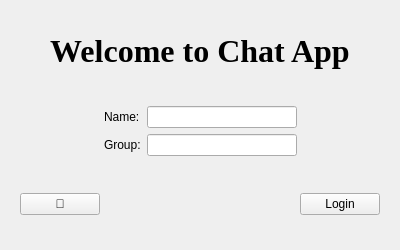
<?xml version="1.0" encoding="UTF-8"?>
<ui version="4.0">
 <class>LoginWidget</class>
 <widget class="QWidget" name="LoginWidget">
  <property name="geometry">
   <rect>
    <x>0</x>
    <y>0</y>
    <width>400</width>
    <height>250</height>
   </rect>
  </property>
  <property name="minimumSize">
   <size>
    <width>400</width>
    <height>250</height>
   </size>
  </property>
  <property name="maximumSize">
   <size>
    <width>400</width>
    <height>250</height>
   </size>
  </property>
  <property name="windowTitle">
   <string>Form</string>
  </property>
  <layout class="QVBoxLayout" name="verticalLayout">
   <item>
    <widget class="QLabel" name="label_3">
     <property name="sizePolicy">
      <sizepolicy hsizetype="Preferred" vsizetype="Fixed">
       <horstretch>0</horstretch>
       <verstretch>0</verstretch>
      </sizepolicy>
     </property>
     <property name="font">
      <font>
       <family>Times New Roman</family>
       <pointsize>24</pointsize>
       <italic>false</italic>
       <bold>true</bold>
       <underline>false</underline>
      </font>
     </property>
     <property name="text">
      <string>Welcome to Chat App</string>
     </property>
     <property name="alignment">
      <set>Qt::AlignCenter</set>
     </property>
    </widget>
   </item>
   <item>
    <widget class="QWidget" name="widget" native="true">
     <property name="sizePolicy">
      <sizepolicy hsizetype="Preferred" vsizetype="Fixed">
       <horstretch>0</horstretch>
       <verstretch>0</verstretch>
      </sizepolicy>
     </property>
     <layout class="QGridLayout" name="gridLayout">
      <item row="1" column="3">
       <spacer name="horizontalSpacer">
        <property name="orientation">
         <enum>Qt::Horizontal</enum>
        </property>
        <property name="sizeHint" stdset="0">
         <size>
          <width>40</width>
          <height>20</height>
         </size>
        </property>
       </spacer>
      </item>
      <item row="1" column="2">
       <widget class="QLineEdit" name="leUserGroupNumber"/>
      </item>
      <item row="1" column="1">
       <widget class="QLabel" name="label_2">
        <property name="text">
         <string>Group:</string>
        </property>
       </widget>
      </item>
      <item row="0" column="2">
       <widget class="QLineEdit" name="leUserName">
        <property name="minimumSize">
         <size>
          <width>150</width>
          <height>0</height>
         </size>
        </property>
       </widget>
      </item>
      <item row="1" column="0">
       <spacer name="horizontalSpacer_2">
        <property name="orientation">
         <enum>Qt::Horizontal</enum>
        </property>
        <property name="sizeHint" stdset="0">
         <size>
          <width>40</width>
          <height>20</height>
         </size>
        </property>
       </spacer>
      </item>
      <item row="0" column="1">
       <widget class="QLabel" name="label">
        <property name="text">
         <string>Name:</string>
        </property>
       </widget>
      </item>
     </layout>
    </widget>
   </item>
   <item>
    <widget class="QWidget" name="widget_2" native="true">
     <property name="sizePolicy">
      <sizepolicy hsizetype="Preferred" vsizetype="Fixed">
       <horstretch>0</horstretch>
       <verstretch>0</verstretch>
      </sizepolicy>
     </property>
     <layout class="QHBoxLayout" name="horizontalLayout">
      <property name="topMargin">
       <number>0</number>
      </property>
      <property name="bottomMargin">
       <number>0</number>
      </property>
      <item>
       <widget class="QPushButton" name="btnInfo">
        <property name="text">
         <string>🚀</string>
        </property>
       </widget>
      </item>
      <item>
       <spacer name="horizontalSpacer_3">
        <property name="orientation">
         <enum>Qt::Horizontal</enum>
        </property>
        <property name="sizeHint" stdset="0">
         <size>
          <width>40</width>
          <height>20</height>
         </size>
        </property>
       </spacer>
      </item>
      <item>
       <widget class="QPushButton" name="btnLogin">
        <property name="text">
         <string>Login</string>
        </property>
        <property name="shortcut">
         <string>Return</string>
        </property>
       </widget>
      </item>
     </layout>
    </widget>
   </item>
  </layout>
 </widget>
 <tabstops>
  <tabstop>leUserName</tabstop>
  <tabstop>leUserGroupNumber</tabstop>
  <tabstop>btnLogin</tabstop>
  <tabstop>btnInfo</tabstop>
 </tabstops>
 <resources/>
 <connections/>
</ui>
